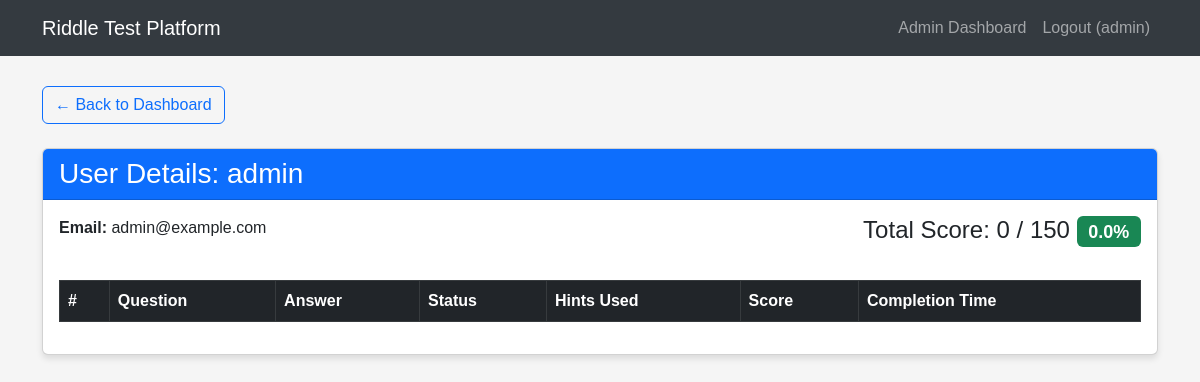
Page /admin/user_detail/36 (signed in) on the committed database.
### tables this page shows
CREATE TABLE users (
            id INTEGER PRIMARY KEY AUTOINCREMENT,
            username TEXT NOT NULL UNIQUE,
            email TEXT NOT NULL,
            password TEXT NOT NULL,
            is_admin INTEGER DEFAULT 0
        , test_completed INTEGER DEFAULT 0);

### app.py (the view, shortened to what this page needs)
@app.route('/admin/user_detail/<int:user_id>')
def user_detail(user_id):
    if 'user_id' not in session or not session.get('is_admin'):
        flash('Unauthorized access.')
        return redirect(url_for('login'))
    conn = sqlite3.connect('riddle_test.db')
    c = conn.cursor()
    c.execute("SELECT username, email FROM users WHERE id = ?", (user_id,))
    user_info = c.fetchone()
    if not user_info:
        conn.close()
        flash('User not found.')
        return redirect(url_for('admin_dashboard'))
    c.execute('''
        SELECT r.id, r.question, r.answer, up.score, up.completed,
               up.hint1_used, up.hint2_used, up.hint3_used, up.answer_attempt, up.completion_time
        FROM riddles r
        JOIN user_progress up ON r.id = up.riddle_id
        WHERE up.user_id = ?
        ORDER BY r.id
    ''', (user_id,))
    results_data = c.fetchall()
    c.execute('''
        SELECT SUM(score)
        FROM user_progress
        WHERE user_id = ? AND completed = 1
    ''', (user_id,))
    total_score = c.fetchone()[0] or 0
    c.execute("SELECT COUNT(*) * 10 FROM riddles")
    max_possible = c.fetchone()[0]
    percentage_score = int((total_score / max_possible * 100)) if max_possible > 0 else 0
    conn.close()
    user = {
        'id': user_id,
        'username': user_info[0],
        'email': user_info[1]
    }
    results = []
    return render_template('user_detail.html',
                           user=user,
                           results=results,
                           total_score=total_score,
                           max_possible=max_possible,
                           percentage_score=percentage_score)

### templates/user_detail.html (shortened to what this page needs)
{% extends 'base.html' %} {% block content %}
<div class="row">
  <div class="col-12 mb-4">
    <a href="{{ url_for('admin_dashboard') }}" class="btn btn-outline-primary">
      &larr; Back to Dashboard
    </a>
  </div>
</div>
<div class="row">
  <div class="col-12">
    <div class="card mb-4">
      <div class="card-header bg-primary text-white">
        <h3 class="card-title mb-0">User Details: {{ user.username }}</h3>
      </div>
      <div class="card-body">
        <div class="row mb-4">
          <div class="col-md-6">
            <p><strong>Email:</strong> {{ user.email }}</p>
          </div>
          <div class="col-md-6 text-md-end">
            <h4>
              Total Score: {{ total_score }} / {{ max_possible }}
              <span class="badge bg-success"
                >{{ "{:.1f}%".format(total_score / max_possible * 100) if
                max_possible > 0 else "0%" }}</span
              >
            </h4>
          </div>
        </div>
        <div class="table-responsive">
          <table class="table table-striped table-bordered results-table">
            <thead class="table-dark">
              <tr>
                <th>#</th>
                <th>Question</th>
                <th>Answer</th>
                <th>Status</th>
                <th>Hints Used</th>
                <th>Score</th>
                <th>Completion Time</th>
              </tr>
            </thead>
          </table>
        </div>
      </div>
    </div>
  </div>
</div>
{% endblock %}

### templates/base.html (shortened to what this page needs)
<!DOCTYPE html>
<html lang="en">
  <head>
    <link
      href="https://cdn.jsdelivr.net/npm/bootstrap@5.3.0-alpha1/dist/css/bootstrap.min.css"
      rel="stylesheet"
    />
  </head>
  <body>
    <nav class="navbar navbar-expand-lg navbar-dark">
      <div class="container">
        <a class="navbar-brand" href="/">Riddle Test Platform</a>
        <div class="collapse navbar-collapse" id="navbarNav">
          <ul class="navbar-nav ms-auto">
            {% if session.get('user_id') %} {% if session.get('is_admin') %}
            <li class="nav-item">
              <a class="nav-link" href="{{ url_for('admin_dashboard') }}"
                >Admin Dashboard</a
              >
            </li>
            {% endif %}
            <li class="nav-item">
              <a class="nav-link" href="{{ url_for('logout') }}"
                >Logout ({{ session.get('username') }})</a
              >
            </li>
            {% endif %}
          </ul>
        </div>
      </div>
    </nav>
    <div class="container">
       {% block content %}{% endblock %}
    </div>
  </body>
</html>

### templates/base.html (style rules this page uses)
body { font-family: "Arial", sans-serif; background-color: #f5f5f5; padding-bottom: 50px; }
.navbar { background-color: #343a40; margin-bottom: 30px; }
.card { margin-bottom: 20px; box-shadow: 0 4px 6px rgba(0, 0, 0, 0.1); }
.results-table th, .results-table td { vertical-align: middle; }

### rows in the picture
users: get "admin", username "admin", email "admin@example.com"

### other values in the picture
{{ total_score }} "0"
{{ max_possible }} "150"
